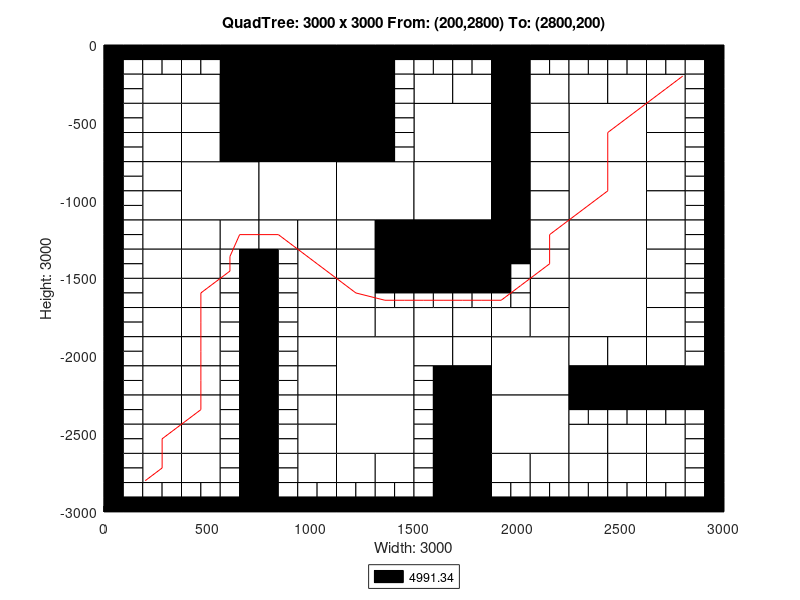

Reproduce this figure in MATLAB.
axis([0 3000 -3000 0]);
title('QuadTree: 3000 x 3000 From: (200,2800) To: (2800,200)');
xlabel('Width: 3000');
ylabel('Height: 3000');
rectangle('Position',[750 -375 375 375], 'FaceColor',[0 0 0]);
rectangle('Position',[750 -750 375 375], 'FaceColor',[0 0 0]);
rectangle('Position',[375 -1125 375 375], 'FaceColor',[1 1 1]);
rectangle('Position',[750 -1125 375 375], 'FaceColor',[1 1 1]);
rectangle('Position',[1125 -1125 375 375], 'FaceColor',[1 1 1]);
rectangle('Position',[1500 -750 375 375], 'FaceColor',[1 1 1]);
rectangle('Position',[2250 -750 375 375], 'FaceColor',[1 1 1]);
rectangle('Position',[1500 -1125 375 375], 'FaceColor',[1 1 1]);
rectangle('Position',[1500 -1500 375 375], 'FaceColor',[0 0 0]);
rectangle('Position',[2250 -1125 375 375], 'FaceColor',[1 1 1]);
rectangle('Position',[2250 -1500 375 375], 'FaceColor',[1 1 1]);
rectangle('Position',[1125 -2250 375 375], 'FaceColor',[1 1 1]);
rectangle('Position',[1125 -2625 375 375], 'FaceColor',[1 1 1]);
rectangle('Position',[1875 -2250 375 375], 'FaceColor',[1 1 1]);
rectangle('Position',[2250 -1875 375 375], 'FaceColor',[1 1 1]);
rectangle('Position',[1875 -2625 375 375], 'FaceColor',[1 1 1]);
rectangle('Position',[187.5 -375 187.5 187.5], 'FaceColor',[1 1 1]);
rectangle('Position',[562.5 -187.5 187.5 187.5], 'FaceColor',[0 0 0]);
rectangle('Position',[375 -375 187.5 187.5], 'FaceColor',[1 1 1]);
rectangle('Position',[562.5 -375 187.5 187.5], 'FaceColor',[0 0 0]);
rectangle('Position',[187.5 -562.5 187.5 187.5], 'FaceColor',[1 1 1]);
rectangle('Position',[187.5 -750 187.5 187.5], 'FaceColor',[1 1 1]);
rectangle('Position',[375 -562.5 187.5 187.5], 'FaceColor',[1 1 1]);
rectangle('Position',[562.5 -562.5 187.5 187.5], 'FaceColor',[0 0 0]);
rectangle('Position',[375 -750 187.5 187.5], 'FaceColor',[1 1 1]);
rectangle('Position',[562.5 -750 187.5 187.5], 'FaceColor',[0 0 0]);
rectangle('Position',[1125 -187.5 187.5 187.5], 'FaceColor',[0 0 0]);
rectangle('Position',[1125 -375 187.5 187.5], 'FaceColor',[0 0 0]);
rectangle('Position',[1125 -562.5 187.5 187.5], 'FaceColor',[0 0 0]);
rectangle('Position',[1125 -750 187.5 187.5], 'FaceColor',[0 0 0]);
rectangle('Position',[187.5 -937.5 187.5 187.5], 'FaceColor',[1 1 1]);
rectangle('Position',[187.5 -1125 187.5 187.5], 'FaceColor',[1 1 1]);
rectangle('Position',[187.5 -1312.5 187.5 187.5], 'FaceColor',[1 1 1]);
rectangle('Position',[187.5 -1500 187.5 187.5], 'FaceColor',[1 1 1]);
rectangle('Position',[375 -1312.5 187.5 187.5], 'FaceColor',[1 1 1]);
rectangle('Position',[562.5 -1312.5 187.5 187.5], 'FaceColor',[1 1 1]);
rectangle('Position',[375 -1500 187.5 187.5], 'FaceColor',[1 1 1]);
rectangle('Position',[750 -1312.5 187.5 187.5], 'FaceColor',[1 1 1]);
rectangle('Position',[937.5 -1312.5 187.5 187.5], 'FaceColor',[1 1 1]);
rectangle('Position',[937.5 -1500 187.5 187.5], 'FaceColor',[1 1 1]);
rectangle('Position',[1125 -1312.5 187.5 187.5], 'FaceColor',[1 1 1]);
rectangle('Position',[1312.5 -1312.5 187.5 187.5], 'FaceColor',[0 0 0]);
rectangle('Position',[1125 -1500 187.5 187.5], 'FaceColor',[1 1 1]);
rectangle('Position',[1312.5 -1500 187.5 187.5], 'FaceColor',[0 0 0]);
rectangle('Position',[1500 -375 187.5 187.5], 'FaceColor',[1 1 1]);
rectangle('Position',[1687.5 -375 187.5 187.5], 'FaceColor',[1 1 1]);
rectangle('Position',[1875 -187.5 187.5 187.5], 'FaceColor',[0 0 0]);
rectangle('Position',[1875 -375 187.5 187.5], 'FaceColor',[0 0 0]);
rectangle('Position',[2062.5 -375 187.5 187.5], 'FaceColor',[1 1 1]);
rectangle('Position',[1875 -562.5 187.5 187.5], 'FaceColor',[0 0 0]);
rectangle('Position',[2062.5 -562.5 187.5 187.5], 'FaceColor',[1 1 1]);
rectangle('Position',[1875 -750 187.5 187.5], 'FaceColor',[0 0 0]);
rectangle('Position',[2062.5 -750 187.5 187.5], 'FaceColor',[1 1 1]);
rectangle('Position',[2250 -375 187.5 187.5], 'FaceColor',[1 1 1]);
rectangle('Position',[2437.5 -375 187.5 187.5], 'FaceColor',[1 1 1]);
rectangle('Position',[2625 -375 187.5 187.5], 'FaceColor',[1 1 1]);
rectangle('Position',[2625 -562.5 187.5 187.5], 'FaceColor',[1 1 1]);
rectangle('Position',[2625 -750 187.5 187.5], 'FaceColor',[1 1 1]);
rectangle('Position',[1875 -937.5 187.5 187.5], 'FaceColor',[0 0 0]);
rectangle('Position',[2062.5 -937.5 187.5 187.5], 'FaceColor',[1 1 1]);
rectangle('Position',[1875 -1125 187.5 187.5], 'FaceColor',[0 0 0]);
rectangle('Position',[2062.5 -1125 187.5 187.5], 'FaceColor',[1 1 1]);
rectangle('Position',[1875 -1312.5 187.5 187.5], 'FaceColor',[0 0 0]);
rectangle('Position',[2062.5 -1312.5 187.5 187.5], 'FaceColor',[1 1 1]);
rectangle('Position',[2062.5 -1500 187.5 187.5], 'FaceColor',[1 1 1]);
rectangle('Position',[2625 -937.5 187.5 187.5], 'FaceColor',[1 1 1]);
rectangle('Position',[2625 -1125 187.5 187.5], 'FaceColor',[1 1 1]);
rectangle('Position',[2625 -1312.5 187.5 187.5], 'FaceColor',[1 1 1]);
rectangle('Position',[2625 -1500 187.5 187.5], 'FaceColor',[1 1 1]);
rectangle('Position',[187.5 -1687.5 187.5 187.5], 'FaceColor',[1 1 1]);
rectangle('Position',[187.5 -1875 187.5 187.5], 'FaceColor',[1 1 1]);
rectangle('Position',[375 -1687.5 187.5 187.5], 'FaceColor',[1 1 1]);
rectangle('Position',[375 -1875 187.5 187.5], 'FaceColor',[1 1 1]);
rectangle('Position',[187.5 -2062.5 187.5 187.5], 'FaceColor',[1 1 1]);
rectangle('Position',[187.5 -2250 187.5 187.5], 'FaceColor',[1 1 1]);
rectangle('Position',[375 -2062.5 187.5 187.5], 'FaceColor',[1 1 1]);
rectangle('Position',[375 -2250 187.5 187.5], 'FaceColor',[1 1 1]);
rectangle('Position',[937.5 -1687.5 187.5 187.5], 'FaceColor',[1 1 1]);
rectangle('Position',[937.5 -1875 187.5 187.5], 'FaceColor',[1 1 1]);
rectangle('Position',[1125 -1687.5 187.5 187.5], 'FaceColor',[1 1 1]);
rectangle('Position',[1125 -1875 187.5 187.5], 'FaceColor',[1 1 1]);
rectangle('Position',[1312.5 -1875 187.5 187.5], 'FaceColor',[1 1 1]);
rectangle('Position',[937.5 -2062.5 187.5 187.5], 'FaceColor',[1 1 1]);
rectangle('Position',[937.5 -2250 187.5 187.5], 'FaceColor',[1 1 1]);
rectangle('Position',[187.5 -2437.5 187.5 187.5], 'FaceColor',[1 1 1]);
rectangle('Position',[187.5 -2625 187.5 187.5], 'FaceColor',[1 1 1]);
rectangle('Position',[375 -2437.5 187.5 187.5], 'FaceColor',[1 1 1]);
rectangle('Position',[375 -2625 187.5 187.5], 'FaceColor',[1 1 1]);
rectangle('Position',[187.5 -2812.5 187.5 187.5], 'FaceColor',[1 1 1]);
rectangle('Position',[375 -2812.5 187.5 187.5], 'FaceColor',[1 1 1]);
rectangle('Position',[937.5 -2437.5 187.5 187.5], 'FaceColor',[1 1 1]);
rectangle('Position',[937.5 -2625 187.5 187.5], 'FaceColor',[1 1 1]);
rectangle('Position',[937.5 -2812.5 187.5 187.5], 'FaceColor',[1 1 1]);
rectangle('Position',[1125 -2812.5 187.5 187.5], 'FaceColor',[1 1 1]);
rectangle('Position',[1312.5 -2812.5 187.5 187.5], 'FaceColor',[1 1 1]);
rectangle('Position',[1500 -1875 187.5 187.5], 'FaceColor',[1 1 1]);
rectangle('Position',[1687.5 -1875 187.5 187.5], 'FaceColor',[1 1 1]);
rectangle('Position',[2062.5 -1687.5 187.5 187.5], 'FaceColor',[1 1 1]);
rectangle('Position',[1875 -1875 187.5 187.5], 'FaceColor',[1 1 1]);
rectangle('Position',[2062.5 -1875 187.5 187.5], 'FaceColor',[1 1 1]);
rectangle('Position',[1500 -2062.5 187.5 187.5], 'FaceColor',[1 1 1]);
rectangle('Position',[1687.5 -2062.5 187.5 187.5], 'FaceColor',[1 1 1]);
rectangle('Position',[1687.5 -2250 187.5 187.5], 'FaceColor',[0 0 0]);
rectangle('Position',[2625 -1687.5 187.5 187.5], 'FaceColor',[1 1 1]);
rectangle('Position',[2625 -1875 187.5 187.5], 'FaceColor',[1 1 1]);
rectangle('Position',[2250 -2062.5 187.5 187.5], 'FaceColor',[1 1 1]);
rectangle('Position',[2437.5 -2062.5 187.5 187.5], 'FaceColor',[1 1 1]);
rectangle('Position',[2250 -2250 187.5 187.5], 'FaceColor',[0 0 0]);
rectangle('Position',[2437.5 -2250 187.5 187.5], 'FaceColor',[0 0 0]);
rectangle('Position',[2625 -2062.5 187.5 187.5], 'FaceColor',[1 1 1]);
rectangle('Position',[2625 -2250 187.5 187.5], 'FaceColor',[0 0 0]);
rectangle('Position',[2812.5 -2250 187.5 187.5], 'FaceColor',[0 0 0]);
rectangle('Position',[1687.5 -2437.5 187.5 187.5], 'FaceColor',[0 0 0]);
rectangle('Position',[1687.5 -2625 187.5 187.5], 'FaceColor',[0 0 0]);
rectangle('Position',[1687.5 -2812.5 187.5 187.5], 'FaceColor',[0 0 0]);
rectangle('Position',[1687.5 -3000 187.5 187.5], 'FaceColor',[0 0 0]);
rectangle('Position',[1875 -2812.5 187.5 187.5], 'FaceColor',[1 1 1]);
rectangle('Position',[2062.5 -2812.5 187.5 187.5], 'FaceColor',[1 1 1]);
rectangle('Position',[2250 -2625 187.5 187.5], 'FaceColor',[1 1 1]);
rectangle('Position',[2437.5 -2625 187.5 187.5], 'FaceColor',[1 1 1]);
rectangle('Position',[2625 -2625 187.5 187.5], 'FaceColor',[1 1 1]);
rectangle('Position',[2250 -2812.5 187.5 187.5], 'FaceColor',[1 1 1]);
rectangle('Position',[2437.5 -2812.5 187.5 187.5], 'FaceColor',[1 1 1]);
rectangle('Position',[2625 -2812.5 187.5 187.5], 'FaceColor',[1 1 1]);
rectangle('Position',[0 -93.75 93.75 93.75], 'FaceColor',[0 0 0]);
rectangle('Position',[93.75 -93.75 93.75 93.75], 'FaceColor',[0 0 0]);
rectangle('Position',[0 -187.5 93.75 93.75], 'FaceColor',[0 0 0]);
rectangle('Position',[93.75 -187.5 93.75 93.75], 'FaceColor',[1 1 1]);
rectangle('Position',[187.5 -93.75 93.75 93.75], 'FaceColor',[0 0 0]);
rectangle('Position',[281.25 -93.75 93.75 93.75], 'FaceColor',[0 0 0]);
rectangle('Position',[187.5 -187.5 93.75 93.75], 'FaceColor',[1 1 1]);
rectangle('Position',[281.25 -187.5 93.75 93.75], 'FaceColor',[1 1 1]);
rectangle('Position',[0 -281.25 93.75 93.75], 'FaceColor',[0 0 0]);
rectangle('Position',[93.75 -281.25 93.75 93.75], 'FaceColor',[1 1 1]);
rectangle('Position',[0 -375 93.75 93.75], 'FaceColor',[0 0 0]);
rectangle('Position',[93.75 -375 93.75 93.75], 'FaceColor',[1 1 1]);
rectangle('Position',[375 -93.75 93.75 93.75], 'FaceColor',[0 0 0]);
rectangle('Position',[468.75 -93.75 93.75 93.75], 'FaceColor',[0 0 0]);
rectangle('Position',[375 -187.5 93.75 93.75], 'FaceColor',[1 1 1]);
rectangle('Position',[468.75 -187.5 93.75 93.75], 'FaceColor',[1 1 1]);
rectangle('Position',[0 -468.75 93.75 93.75], 'FaceColor',[0 0 0]);
rectangle('Position',[93.75 -468.75 93.75 93.75], 'FaceColor',[1 1 1]);
rectangle('Position',[0 -562.5 93.75 93.75], 'FaceColor',[0 0 0]);
rectangle('Position',[93.75 -562.5 93.75 93.75], 'FaceColor',[1 1 1]);
rectangle('Position',[0 -656.25 93.75 93.75], 'FaceColor',[0 0 0]);
rectangle('Position',[93.75 -656.25 93.75 93.75], 'FaceColor',[1 1 1]);
rectangle('Position',[0 -750 93.75 93.75], 'FaceColor',[0 0 0]);
rectangle('Position',[93.75 -750 93.75 93.75], 'FaceColor',[1 1 1]);
rectangle('Position',[1312.5 -93.75 93.75 93.75], 'FaceColor',[0 0 0]);
rectangle('Position',[1406.25 -93.75 93.75 93.75], 'FaceColor',[0 0 0]);
rectangle('Position',[1312.5 -187.5 93.75 93.75], 'FaceColor',[0 0 0]);
rectangle('Position',[1406.25 -187.5 93.75 93.75], 'FaceColor',[1 1 1]);
rectangle('Position',[1312.5 -281.25 93.75 93.75], 'FaceColor',[0 0 0]);
rectangle('Position',[1406.25 -281.25 93.75 93.75], 'FaceColor',[1 1 1]);
rectangle('Position',[1312.5 -375 93.75 93.75], 'FaceColor',[0 0 0]);
rectangle('Position',[1406.25 -375 93.75 93.75], 'FaceColor',[1 1 1]);
rectangle('Position',[1312.5 -468.75 93.75 93.75], 'FaceColor',[0 0 0]);
rectangle('Position',[1406.25 -468.75 93.75 93.75], 'FaceColor',[1 1 1]);
rectangle('Position',[1312.5 -562.5 93.75 93.75], 'FaceColor',[0 0 0]);
rectangle('Position',[1406.25 -562.5 93.75 93.75], 'FaceColor',[1 1 1]);
rectangle('Position',[1312.5 -656.25 93.75 93.75], 'FaceColor',[0 0 0]);
rectangle('Position',[1406.25 -656.25 93.75 93.75], 'FaceColor',[1 1 1]);
rectangle('Position',[1312.5 -750 93.75 93.75], 'FaceColor',[0 0 0]);
rectangle('Position',[1406.25 -750 93.75 93.75], 'FaceColor',[1 1 1]);
rectangle('Position',[0 -843.75 93.75 93.75], 'FaceColor',[0 0 0]);
rectangle('Position',[93.75 -843.75 93.75 93.75], 'FaceColor',[1 1 1]);
rectangle('Position',[0 -937.5 93.75 93.75], 'FaceColor',[0 0 0]);
rectangle('Position',[93.75 -937.5 93.75 93.75], 'FaceColor',[1 1 1]);
rectangle('Position',[0 -1031.25 93.75 93.75], 'FaceColor',[0 0 0]);
rectangle('Position',[93.75 -1031.25 93.75 93.75], 'FaceColor',[1 1 1]);
rectangle('Position',[0 -1125 93.75 93.75], 'FaceColor',[0 0 0]);
rectangle('Position',[93.75 -1125 93.75 93.75], 'FaceColor',[1 1 1]);
rectangle('Position',[0 -1218.75 93.75 93.75], 'FaceColor',[0 0 0]);
rectangle('Position',[93.75 -1218.75 93.75 93.75], 'FaceColor',[1 1 1]);
rectangle('Position',[0 -1312.5 93.75 93.75], 'FaceColor',[0 0 0]);
rectangle('Position',[93.75 -1312.5 93.75 93.75], 'FaceColor',[1 1 1]);
rectangle('Position',[0 -1406.25 93.75 93.75], 'FaceColor',[0 0 0]);
rectangle('Position',[93.75 -1406.25 93.75 93.75], 'FaceColor',[1 1 1]);
rectangle('Position',[0 -1500 93.75 93.75], 'FaceColor',[0 0 0]);
rectangle('Position',[93.75 -1500 93.75 93.75], 'FaceColor',[1 1 1]);
rectangle('Position',[562.5 -1406.25 93.75 93.75], 'FaceColor',[1 1 1]);
rectangle('Position',[656.25 -1406.25 93.75 93.75], 'FaceColor',[0 0 0]);
rectangle('Position',[562.5 -1500 93.75 93.75], 'FaceColor',[1 1 1]);
rectangle('Position',[656.25 -1500 93.75 93.75], 'FaceColor',[0 0 0]);
rectangle('Position',[750 -1406.25 93.75 93.75], 'FaceColor',[0 0 0]);
rectangle('Position',[843.75 -1406.25 93.75 93.75], 'FaceColor',[1 1 1]);
rectangle('Position',[750 -1500 93.75 93.75], 'FaceColor',[0 0 0]);
rectangle('Position',[843.75 -1500 93.75 93.75], 'FaceColor',[1 1 1]);
rectangle('Position',[1500 -93.75 93.75 93.75], 'FaceColor',[0 0 0]);
rectangle('Position',[1593.75 -93.75 93.75 93.75], 'FaceColor',[0 0 0]);
rectangle('Position',[1500 -187.5 93.75 93.75], 'FaceColor',[1 1 1]);
rectangle('Position',[1593.75 -187.5 93.75 93.75], 'FaceColor',[1 1 1]);
rectangle('Position',[1687.5 -93.75 93.75 93.75], 'FaceColor',[0 0 0]);
rectangle('Position',[1781.25 -93.75 93.75 93.75], 'FaceColor',[0 0 0]);
rectangle('Position',[1687.5 -187.5 93.75 93.75], 'FaceColor',[1 1 1]);
rectangle('Position',[1781.25 -187.5 93.75 93.75], 'FaceColor',[1 1 1]);
rectangle('Position',[2062.5 -93.75 93.75 93.75], 'FaceColor',[0 0 0]);
rectangle('Position',[2156.25 -93.75 93.75 93.75], 'FaceColor',[0 0 0]);
rectangle('Position',[2062.5 -187.5 93.75 93.75], 'FaceColor',[1 1 1]);
rectangle('Position',[2156.25 -187.5 93.75 93.75], 'FaceColor',[1 1 1]);
rectangle('Position',[2250 -93.75 93.75 93.75], 'FaceColor',[0 0 0]);
rectangle('Position',[2343.75 -93.75 93.75 93.75], 'FaceColor',[0 0 0]);
rectangle('Position',[2250 -187.5 93.75 93.75], 'FaceColor',[1 1 1]);
rectangle('Position',[2343.75 -187.5 93.75 93.75], 'FaceColor',[1 1 1]);
rectangle('Position',[2437.5 -93.75 93.75 93.75], 'FaceColor',[0 0 0]);
rectangle('Position',[2531.25 -93.75 93.75 93.75], 'FaceColor',[0 0 0]);
rectangle('Position',[2437.5 -187.5 93.75 93.75], 'FaceColor',[1 1 1]);
rectangle('Position',[2531.25 -187.5 93.75 93.75], 'FaceColor',[1 1 1]);
rectangle('Position',[2625 -93.75 93.75 93.75], 'FaceColor',[0 0 0]);
rectangle('Position',[2718.75 -93.75 93.75 93.75], 'FaceColor',[0 0 0]);
rectangle('Position',[2625 -187.5 93.75 93.75], 'FaceColor',[1 1 1]);
rectangle('Position',[2718.75 -187.5 93.75 93.75], 'FaceColor',[1 1 1]);
rectangle('Position',[2812.5 -93.75 93.75 93.75], 'FaceColor',[0 0 0]);
rectangle('Position',[2906.25 -93.75 93.75 93.75], 'FaceColor',[0 0 0]);
rectangle('Position',[2812.5 -187.5 93.75 93.75], 'FaceColor',[1 1 1]);
rectangle('Position',[2906.25 -187.5 93.75 93.75], 'FaceColor',[0 0 0]);
rectangle('Position',[2812.5 -281.25 93.75 93.75], 'FaceColor',[1 1 1]);
rectangle('Position',[2906.25 -281.25 93.75 93.75], 'FaceColor',[0 0 0]);
rectangle('Position',[2812.5 -375 93.75 93.75], 'FaceColor',[1 1 1]);
rectangle('Position',[2906.25 -375 93.75 93.75], 'FaceColor',[0 0 0]);
rectangle('Position',[2812.5 -468.75 93.75 93.75], 'FaceColor',[1 1 1]);
rectangle('Position',[2906.25 -468.75 93.75 93.75], 'FaceColor',[0 0 0]);
rectangle('Position',[2812.5 -562.5 93.75 93.75], 'FaceColor',[1 1 1]);
rectangle('Position',[2906.25 -562.5 93.75 93.75], 'FaceColor',[0 0 0]);
rectangle('Position',[2812.5 -656.25 93.75 93.75], 'FaceColor',[1 1 1]);
rectangle('Position',[2906.25 -656.25 93.75 93.75], 'FaceColor',[0 0 0]);
rectangle('Position',[2812.5 -750 93.75 93.75], 'FaceColor',[1 1 1]);
rectangle('Position',[2906.25 -750 93.75 93.75], 'FaceColor',[0 0 0]);
rectangle('Position',[1875 -1406.25 93.75 93.75], 'FaceColor',[0 0 0]);
rectangle('Position',[1968.75 -1406.25 93.75 93.75], 'FaceColor',[0 0 0]);
rectangle('Position',[1875 -1500 93.75 93.75], 'FaceColor',[0 0 0]);
rectangle('Position',[1968.75 -1500 93.75 93.75], 'FaceColor',[1 1 1]);
rectangle('Position',[2812.5 -843.75 93.75 93.75], 'FaceColor',[1 1 1]);
rectangle('Position',[2906.25 -843.75 93.75 93.75], 'FaceColor',[0 0 0]);
rectangle('Position',[2812.5 -937.5 93.75 93.75], 'FaceColor',[1 1 1]);
rectangle('Position',[2906.25 -937.5 93.75 93.75], 'FaceColor',[0 0 0]);
rectangle('Position',[2812.5 -1031.25 93.75 93.75], 'FaceColor',[1 1 1]);
rectangle('Position',[2906.25 -1031.25 93.75 93.75], 'FaceColor',[0 0 0]);
rectangle('Position',[2812.5 -1125 93.75 93.75], 'FaceColor',[1 1 1]);
rectangle('Position',[2906.25 -1125 93.75 93.75], 'FaceColor',[0 0 0]);
rectangle('Position',[2812.5 -1218.75 93.75 93.75], 'FaceColor',[1 1 1]);
rectangle('Position',[2906.25 -1218.75 93.75 93.75], 'FaceColor',[0 0 0]);
rectangle('Position',[2812.5 -1312.5 93.75 93.75], 'FaceColor',[1 1 1]);
rectangle('Position',[2906.25 -1312.5 93.75 93.75], 'FaceColor',[0 0 0]);
rectangle('Position',[2812.5 -1406.25 93.75 93.75], 'FaceColor',[1 1 1]);
rectangle('Position',[2906.25 -1406.25 93.75 93.75], 'FaceColor',[0 0 0]);
rectangle('Position',[2812.5 -1500 93.75 93.75], 'FaceColor',[1 1 1]);
rectangle('Position',[2906.25 -1500 93.75 93.75], 'FaceColor',[0 0 0]);
rectangle('Position',[0 -1593.75 93.75 93.75], 'FaceColor',[0 0 0]);
rectangle('Position',[93.75 -1593.75 93.75 93.75], 'FaceColor',[1 1 1]);
rectangle('Position',[0 -1687.5 93.75 93.75], 'FaceColor',[0 0 0]);
rectangle('Position',[93.75 -1687.5 93.75 93.75], 'FaceColor',[1 1 1]);
rectangle('Position',[0 -1781.25 93.75 93.75], 'FaceColor',[0 0 0]);
rectangle('Position',[93.75 -1781.25 93.75 93.75], 'FaceColor',[1 1 1]);
rectangle('Position',[0 -1875 93.75 93.75], 'FaceColor',[0 0 0]);
rectangle('Position',[93.75 -1875 93.75 93.75], 'FaceColor',[1 1 1]);
rectangle('Position',[562.5 -1593.75 93.75 93.75], 'FaceColor',[1 1 1]);
rectangle('Position',[656.25 -1593.75 93.75 93.75], 'FaceColor',[0 0 0]);
rectangle('Position',[562.5 -1687.5 93.75 93.75], 'FaceColor',[1 1 1]);
rectangle('Position',[656.25 -1687.5 93.75 93.75], 'FaceColor',[0 0 0]);
rectangle('Position',[562.5 -1781.25 93.75 93.75], 'FaceColor',[1 1 1]);
rectangle('Position',[656.25 -1781.25 93.75 93.75], 'FaceColor',[0 0 0]);
rectangle('Position',[562.5 -1875 93.75 93.75], 'FaceColor',[1 1 1]);
rectangle('Position',[656.25 -1875 93.75 93.75], 'FaceColor',[0 0 0]);
rectangle('Position',[0 -1968.75 93.75 93.75], 'FaceColor',[0 0 0]);
rectangle('Position',[93.75 -1968.75 93.75 93.75], 'FaceColor',[1 1 1]);
rectangle('Position',[0 -2062.5 93.75 93.75], 'FaceColor',[0 0 0]);
rectangle('Position',[93.75 -2062.5 93.75 93.75], 'FaceColor',[1 1 1]);
rectangle('Position',[0 -2156.25 93.75 93.75], 'FaceColor',[0 0 0]);
rectangle('Position',[93.75 -2156.25 93.75 93.75], 'FaceColor',[1 1 1]);
rectangle('Position',[0 -2250 93.75 93.75], 'FaceColor',[0 0 0]);
rectangle('Position',[93.75 -2250 93.75 93.75], 'FaceColor',[1 1 1]);
rectangle('Position',[562.5 -1968.75 93.75 93.75], 'FaceColor',[1 1 1]);
rectangle('Position',[656.25 -1968.75 93.75 93.75], 'FaceColor',[0 0 0]);
rectangle('Position',[562.5 -2062.5 93.75 93.75], 'FaceColor',[1 1 1]);
rectangle('Position',[656.25 -2062.5 93.75 93.75], 'FaceColor',[0 0 0]);
rectangle('Position',[562.5 -2156.25 93.75 93.75], 'FaceColor',[1 1 1]);
rectangle('Position',[656.25 -2156.25 93.75 93.75], 'FaceColor',[0 0 0]);
rectangle('Position',[562.5 -2250 93.75 93.75], 'FaceColor',[1 1 1]);
rectangle('Position',[656.25 -2250 93.75 93.75], 'FaceColor',[0 0 0]);
rectangle('Position',[750 -1593.75 93.75 93.75], 'FaceColor',[0 0 0]);
rectangle('Position',[843.75 -1593.75 93.75 93.75], 'FaceColor',[1 1 1]);
rectangle('Position',[750 -1687.5 93.75 93.75], 'FaceColor',[0 0 0]);
rectangle('Position',[843.75 -1687.5 93.75 93.75], 'FaceColor',[1 1 1]);
rectangle('Position',[750 -1781.25 93.75 93.75], 'FaceColor',[0 0 0]);
rectangle('Position',[843.75 -1781.25 93.75 93.75], 'FaceColor',[1 1 1]);
rectangle('Position',[750 -1875 93.75 93.75], 'FaceColor',[0 0 0]);
rectangle('Position',[843.75 -1875 93.75 93.75], 'FaceColor',[1 1 1]);
rectangle('Position',[1312.5 -1593.75 93.75 93.75], 'FaceColor',[0 0 0]);
rectangle('Position',[1406.25 -1593.75 93.75 93.75], 'FaceColor',[0 0 0]);
rectangle('Position',[1312.5 -1687.5 93.75 93.75], 'FaceColor',[1 1 1]);
rectangle('Position',[1406.25 -1687.5 93.75 93.75], 'FaceColor',[1 1 1]);
rectangle('Position',[750 -1968.75 93.75 93.75], 'FaceColor',[0 0 0]);
rectangle('Position',[843.75 -1968.75 93.75 93.75], 'FaceColor',[1 1 1]);
rectangle('Position',[750 -2062.5 93.75 93.75], 'FaceColor',[0 0 0]);
rectangle('Position',[843.75 -2062.5 93.75 93.75], 'FaceColor',[1 1 1]);
rectangle('Position',[750 -2156.25 93.75 93.75], 'FaceColor',[0 0 0]);
rectangle('Position',[843.75 -2156.25 93.75 93.75], 'FaceColor',[1 1 1]);
rectangle('Position',[750 -2250 93.75 93.75], 'FaceColor',[0 0 0]);
rectangle('Position',[843.75 -2250 93.75 93.75], 'FaceColor',[1 1 1]);
rectangle('Position',[0 -2343.75 93.75 93.75], 'FaceColor',[0 0 0]);
rectangle('Position',[93.75 -2343.75 93.75 93.75], 'FaceColor',[1 1 1]);
rectangle('Position',[0 -2437.5 93.75 93.75], 'FaceColor',[0 0 0]);
rectangle('Position',[93.75 -2437.5 93.75 93.75], 'FaceColor',[1 1 1]);
rectangle('Position',[0 -2531.25 93.75 93.75], 'FaceColor',[0 0 0]);
rectangle('Position',[93.75 -2531.25 93.75 93.75], 'FaceColor',[1 1 1]);
rectangle('Position',[0 -2625 93.75 93.75], 'FaceColor',[0 0 0]);
rectangle('Position',[93.75 -2625 93.75 93.75], 'FaceColor',[1 1 1]);
rectangle('Position',[562.5 -2343.75 93.75 93.75], 'FaceColor',[1 1 1]);
rectangle('Position',[656.25 -2343.75 93.75 93.75], 'FaceColor',[0 0 0]);
rectangle('Position',[562.5 -2437.5 93.75 93.75], 'FaceColor',[1 1 1]);
rectangle('Position',[656.25 -2437.5 93.75 93.75], 'FaceColor',[0 0 0]);
rectangle('Position',[562.5 -2531.25 93.75 93.75], 'FaceColor',[1 1 1]);
rectangle('Position',[656.25 -2531.25 93.75 93.75], 'FaceColor',[0 0 0]);
rectangle('Position',[562.5 -2625 93.75 93.75], 'FaceColor',[1 1 1]);
rectangle('Position',[656.25 -2625 93.75 93.75], 'FaceColor',[0 0 0]);
rectangle('Position',[0 -2718.75 93.75 93.75], 'FaceColor',[0 0 0]);
rectangle('Position',[93.75 -2718.75 93.75 93.75], 'FaceColor',[1 1 1]);
rectangle('Position',[0 -2812.5 93.75 93.75], 'FaceColor',[0 0 0]);
rectangle('Position',[93.75 -2812.5 93.75 93.75], 'FaceColor',[1 1 1]);
rectangle('Position',[0 -2906.25 93.75 93.75], 'FaceColor',[0 0 0]);
rectangle('Position',[93.75 -2906.25 93.75 93.75], 'FaceColor',[1 1 1]);
rectangle('Position',[0 -3000 93.75 93.75], 'FaceColor',[0 0 0]);
rectangle('Position',[93.75 -3000 93.75 93.75], 'FaceColor',[0 0 0]);
rectangle('Position',[187.5 -2906.25 93.75 93.75], 'FaceColor',[1 1 1]);
rectangle('Position',[281.25 -2906.25 93.75 93.75], 'FaceColor',[1 1 1]);
rectangle('Position',[187.5 -3000 93.75 93.75], 'FaceColor',[0 0 0]);
rectangle('Position',[281.25 -3000 93.75 93.75], 'FaceColor',[0 0 0]);
rectangle('Position',[562.5 -2718.75 93.75 93.75], 'FaceColor',[1 1 1]);
rectangle('Position',[656.25 -2718.75 93.75 93.75], 'FaceColor',[0 0 0]);
rectangle('Position',[562.5 -2812.5 93.75 93.75], 'FaceColor',[1 1 1]);
rectangle('Position',[656.25 -2812.5 93.75 93.75], 'FaceColor',[0 0 0]);
rectangle('Position',[375 -2906.25 93.75 93.75], 'FaceColor',[1 1 1]);
rectangle('Position',[468.75 -2906.25 93.75 93.75], 'FaceColor',[1 1 1]);
rectangle('Position',[375 -3000 93.75 93.75], 'FaceColor',[0 0 0]);
rectangle('Position',[468.75 -3000 93.75 93.75], 'FaceColor',[0 0 0]);
rectangle('Position',[562.5 -2906.25 93.75 93.75], 'FaceColor',[1 1 1]);
rectangle('Position',[656.25 -2906.25 93.75 93.75], 'FaceColor',[0 0 0]);
rectangle('Position',[562.5 -3000 93.75 93.75], 'FaceColor',[0 0 0]);
rectangle('Position',[656.25 -3000 93.75 93.75], 'FaceColor',[0 0 0]);
rectangle('Position',[750 -2343.75 93.75 93.75], 'FaceColor',[0 0 0]);
rectangle('Position',[843.75 -2343.75 93.75 93.75], 'FaceColor',[1 1 1]);
rectangle('Position',[750 -2437.5 93.75 93.75], 'FaceColor',[0 0 0]);
rectangle('Position',[843.75 -2437.5 93.75 93.75], 'FaceColor',[1 1 1]);
rectangle('Position',[750 -2531.25 93.75 93.75], 'FaceColor',[0 0 0]);
rectangle('Position',[843.75 -2531.25 93.75 93.75], 'FaceColor',[1 1 1]);
rectangle('Position',[750 -2625 93.75 93.75], 'FaceColor',[0 0 0]);
rectangle('Position',[843.75 -2625 93.75 93.75], 'FaceColor',[1 1 1]);
rectangle('Position',[750 -2718.75 93.75 93.75], 'FaceColor',[0 0 0]);
rectangle('Position',[843.75 -2718.75 93.75 93.75], 'FaceColor',[1 1 1]);
rectangle('Position',[750 -2812.5 93.75 93.75], 'FaceColor',[0 0 0]);
rectangle('Position',[843.75 -2812.5 93.75 93.75], 'FaceColor',[1 1 1]);
rectangle('Position',[750 -2906.25 93.75 93.75], 'FaceColor',[0 0 0]);
rectangle('Position',[843.75 -2906.25 93.75 93.75], 'FaceColor',[1 1 1]);
rectangle('Position',[750 -3000 93.75 93.75], 'FaceColor',[0 0 0]);
rectangle('Position',[843.75 -3000 93.75 93.75], 'FaceColor',[0 0 0]);
rectangle('Position',[937.5 -2906.25 93.75 93.75], 'FaceColor',[1 1 1]);
rectangle('Position',[1031.25 -2906.25 93.75 93.75], 'FaceColor',[1 1 1]);
rectangle('Position',[937.5 -3000 93.75 93.75], 'FaceColor',[0 0 0]);
rectangle('Position',[1031.25 -3000 93.75 93.75], 'FaceColor',[0 0 0]);
rectangle('Position',[1125 -2906.25 93.75 93.75], 'FaceColor',[1 1 1]);
rectangle('Position',[1218.75 -2906.25 93.75 93.75], 'FaceColor',[1 1 1]);
rectangle('Position',[1125 -3000 93.75 93.75], 'FaceColor',[0 0 0]);
rectangle('Position',[1218.75 -3000 93.75 93.75], 'FaceColor',[0 0 0]);
rectangle('Position',[1312.5 -2906.25 93.75 93.75], 'FaceColor',[1 1 1]);
rectangle('Position',[1406.25 -2906.25 93.75 93.75], 'FaceColor',[1 1 1]);
rectangle('Position',[1312.5 -3000 93.75 93.75], 'FaceColor',[0 0 0]);
rectangle('Position',[1406.25 -3000 93.75 93.75], 'FaceColor',[0 0 0]);
rectangle('Position',[1500 -1593.75 93.75 93.75], 'FaceColor',[0 0 0]);
rectangle('Position',[1593.75 -1593.75 93.75 93.75], 'FaceColor',[0 0 0]);
rectangle('Position',[1500 -1687.5 93.75 93.75], 'FaceColor',[1 1 1]);
rectangle('Position',[1593.75 -1687.5 93.75 93.75], 'FaceColor',[1 1 1]);
rectangle('Position',[1687.5 -1593.75 93.75 93.75], 'FaceColor',[0 0 0]);
rectangle('Position',[1781.25 -1593.75 93.75 93.75], 'FaceColor',[0 0 0]);
rectangle('Position',[1687.5 -1687.5 93.75 93.75], 'FaceColor',[1 1 1]);
rectangle('Position',[1781.25 -1687.5 93.75 93.75], 'FaceColor',[1 1 1]);
rectangle('Position',[1875 -1593.75 93.75 93.75], 'FaceColor',[0 0 0]);
rectangle('Position',[1968.75 -1593.75 93.75 93.75], 'FaceColor',[1 1 1]);
rectangle('Position',[1875 -1687.5 93.75 93.75], 'FaceColor',[1 1 1]);
rectangle('Position',[1968.75 -1687.5 93.75 93.75], 'FaceColor',[1 1 1]);
rectangle('Position',[1500 -2156.25 93.75 93.75], 'FaceColor',[1 1 1]);
rectangle('Position',[1593.75 -2156.25 93.75 93.75], 'FaceColor',[0 0 0]);
rectangle('Position',[1500 -2250 93.75 93.75], 'FaceColor',[1 1 1]);
rectangle('Position',[1593.75 -2250 93.75 93.75], 'FaceColor',[0 0 0]);
rectangle('Position',[2812.5 -1593.75 93.75 93.75], 'FaceColor',[1 1 1]);
rectangle('Position',[2906.25 -1593.75 93.75 93.75], 'FaceColor',[0 0 0]);
rectangle('Position',[2812.5 -1687.5 93.75 93.75], 'FaceColor',[1 1 1]);
rectangle('Position',[2906.25 -1687.5 93.75 93.75], 'FaceColor',[0 0 0]);
rectangle('Position',[2812.5 -1781.25 93.75 93.75], 'FaceColor',[1 1 1]);
rectangle('Position',[2906.25 -1781.25 93.75 93.75], 'FaceColor',[0 0 0]);
rectangle('Position',[2812.5 -1875 93.75 93.75], 'FaceColor',[1 1 1]);
rectangle('Position',[2906.25 -1875 93.75 93.75], 'FaceColor',[0 0 0]);
rectangle('Position',[2812.5 -1968.75 93.75 93.75], 'FaceColor',[1 1 1]);
rectangle('Position',[2906.25 -1968.75 93.75 93.75], 'FaceColor',[0 0 0]);
rectangle('Position',[2812.5 -2062.5 93.75 93.75], 'FaceColor',[1 1 1]);
rectangle('Position',[2906.25 -2062.5 93.75 93.75], 'FaceColor',[0 0 0]);
rectangle('Position',[1500 -2343.75 93.75 93.75], 'FaceColor',[1 1 1]);
rectangle('Position',[1593.75 -2343.75 93.75 93.75], 'FaceColor',[0 0 0]);
rectangle('Position',[1500 -2437.5 93.75 93.75], 'FaceColor',[1 1 1]);
rectangle('Position',[1593.75 -2437.5 93.75 93.75], 'FaceColor',[0 0 0]);
rectangle('Position',[1500 -2531.25 93.75 93.75], 'FaceColor',[1 1 1]);
rectangle('Position',[1593.75 -2531.25 93.75 93.75], 'FaceColor',[0 0 0]);
rectangle('Position',[1500 -2625 93.75 93.75], 'FaceColor',[1 1 1]);
rectangle('Position',[1593.75 -2625 93.75 93.75], 'FaceColor',[0 0 0]);
rectangle('Position',[1500 -2718.75 93.75 93.75], 'FaceColor',[1 1 1]);
rectangle('Position',[1593.75 -2718.75 93.75 93.75], 'FaceColor',[0 0 0]);
rectangle('Position',[1500 -2812.5 93.75 93.75], 'FaceColor',[1 1 1]);
rectangle('Position',[1593.75 -2812.5 93.75 93.75], 'FaceColor',[0 0 0]);
rectangle('Position',[1500 -2906.25 93.75 93.75], 'FaceColor',[1 1 1]);
rectangle('Position',[1593.75 -2906.25 93.75 93.75], 'FaceColor',[0 0 0]);
rectangle('Position',[1500 -3000 93.75 93.75], 'FaceColor',[0 0 0]);
rectangle('Position',[1593.75 -3000 93.75 93.75], 'FaceColor',[0 0 0]);
rectangle('Position',[1875 -2906.25 93.75 93.75], 'FaceColor',[1 1 1]);
rectangle('Position',[1968.75 -2906.25 93.75 93.75], 'FaceColor',[1 1 1]);
rectangle('Position',[1875 -3000 93.75 93.75], 'FaceColor',[0 0 0]);
rectangle('Position',[1968.75 -3000 93.75 93.75], 'FaceColor',[0 0 0]);
rectangle('Position',[2062.5 -2906.25 93.75 93.75], 'FaceColor',[1 1 1]);
rectangle('Position',[2156.25 -2906.25 93.75 93.75], 'FaceColor',[1 1 1]);
rectangle('Position',[2062.5 -3000 93.75 93.75], 'FaceColor',[0 0 0]);
rectangle('Position',[2156.25 -3000 93.75 93.75], 'FaceColor',[0 0 0]);
rectangle('Position',[2250 -2343.75 93.75 93.75], 'FaceColor',[0 0 0]);
rectangle('Position',[2343.75 -2343.75 93.75 93.75], 'FaceColor',[0 0 0]);
rectangle('Position',[2250 -2437.5 93.75 93.75], 'FaceColor',[1 1 1]);
rectangle('Position',[2343.75 -2437.5 93.75 93.75], 'FaceColor',[1 1 1]);
rectangle('Position',[2437.5 -2343.75 93.75 93.75], 'FaceColor',[0 0 0]);
rectangle('Position',[2531.25 -2343.75 93.75 93.75], 'FaceColor',[0 0 0]);
rectangle('Position',[2437.5 -2437.5 93.75 93.75], 'FaceColor',[1 1 1]);
rectangle('Position',[2531.25 -2437.5 93.75 93.75], 'FaceColor',[1 1 1]);
rectangle('Position',[2625 -2343.75 93.75 93.75], 'FaceColor',[0 0 0]);
rectangle('Position',[2718.75 -2343.75 93.75 93.75], 'FaceColor',[0 0 0]);
rectangle('Position',[2625 -2437.5 93.75 93.75], 'FaceColor',[1 1 1]);
rectangle('Position',[2718.75 -2437.5 93.75 93.75], 'FaceColor',[1 1 1]);
rectangle('Position',[2812.5 -2343.75 93.75 93.75], 'FaceColor',[0 0 0]);
rectangle('Position',[2906.25 -2343.75 93.75 93.75], 'FaceColor',[0 0 0]);
rectangle('Position',[2812.5 -2437.5 93.75 93.75], 'FaceColor',[1 1 1]);
rectangle('Position',[2906.25 -2437.5 93.75 93.75], 'FaceColor',[0 0 0]);
rectangle('Position',[2812.5 -2531.25 93.75 93.75], 'FaceColor',[1 1 1]);
rectangle('Position',[2906.25 -2531.25 93.75 93.75], 'FaceColor',[0 0 0]);
rectangle('Position',[2812.5 -2625 93.75 93.75], 'FaceColor',[1 1 1]);
rectangle('Position',[2906.25 -2625 93.75 93.75], 'FaceColor',[0 0 0]);
rectangle('Position',[2250 -2906.25 93.75 93.75], 'FaceColor',[1 1 1]);
rectangle('Position',[2343.75 -2906.25 93.75 93.75], 'FaceColor',[1 1 1]);
rectangle('Position',[2250 -3000 93.75 93.75], 'FaceColor',[0 0 0]);
rectangle('Position',[2343.75 -3000 93.75 93.75], 'FaceColor',[0 0 0]);
rectangle('Position',[2437.5 -2906.25 93.75 93.75], 'FaceColor',[1 1 1]);
rectangle('Position',[2531.25 -2906.25 93.75 93.75], 'FaceColor',[1 1 1]);
rectangle('Position',[2437.5 -3000 93.75 93.75], 'FaceColor',[0 0 0]);
rectangle('Position',[2531.25 -3000 93.75 93.75], 'FaceColor',[0 0 0]);
rectangle('Position',[2812.5 -2718.75 93.75 93.75], 'FaceColor',[1 1 1]);
rectangle('Position',[2906.25 -2718.75 93.75 93.75], 'FaceColor',[0 0 0]);
rectangle('Position',[2812.5 -2812.5 93.75 93.75], 'FaceColor',[1 1 1]);
rectangle('Position',[2906.25 -2812.5 93.75 93.75], 'FaceColor',[0 0 0]);
rectangle('Position',[2625 -2906.25 93.75 93.75], 'FaceColor',[1 1 1]);
rectangle('Position',[2718.75 -2906.25 93.75 93.75], 'FaceColor',[1 1 1]);
rectangle('Position',[2625 -3000 93.75 93.75], 'FaceColor',[0 0 0]);
rectangle('Position',[2718.75 -3000 93.75 93.75], 'FaceColor',[0 0 0]);
rectangle('Position',[2812.5 -2906.25 93.75 93.75], 'FaceColor',[1 1 1]);
rectangle('Position',[2906.25 -2906.25 93.75 93.75], 'FaceColor',[0 0 0]);
rectangle('Position',[2812.5 -3000 93.75 93.75], 'FaceColor',[0 0 0]);
rectangle('Position',[2906.25 -3000 93.75 93.75], 'FaceColor',[0 0 0]);
X=[2800,2718.75,2437.5,2437.5,2156.25,2156.25,2015.62,1921.88,1828.12,1734.38,1640.62,1546.88,1453.12,1359.38,1218.75,1031.25,843.75,656.25,609.375,609.375,468.75,468.75,468.75,468.75,468.75,281.25,281.25,200];
Y=[-200,-281.25,-562.5,-937.5,-1218.75,-1406.25,-1546.88,-1640.62,-1640.62,-1640.62,-1640.62,-1640.62,-1640.62,-1640.62,-1593.75,-1406.25,-1218.75,-1218.75,-1359.38,-1453.12,-1593.75,-1781.25,-1968.75,-2156.25,-2343.75,-2531.25,-2718.75,-2800];
hold on;
plot(X,Y,'r');
legend('4991.34','Location','southoutside');
